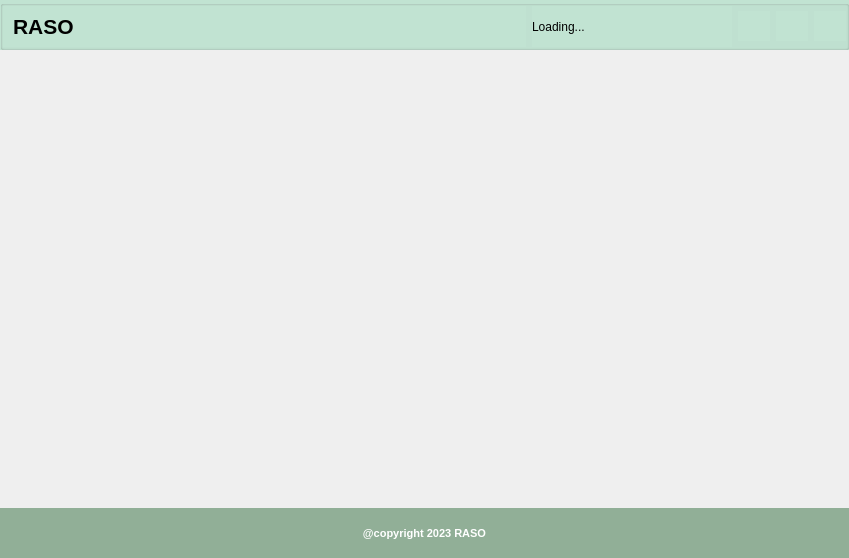
<?xml version="1.0" encoding="UTF-8"?>
<ui version="4.0">
 <class>MainWindow</class>
 <widget class="QMainWindow" name="MainWindow">
  <property name="geometry">
   <rect>
    <x>0</x>
    <y>0</y>
    <width>849</width>
    <height>558</height>
   </rect>
  </property>
  <property name="windowTitle">
   <string>MainWindow</string>
  </property>
  <property name="styleSheet">
   <string notr="true"/>
  </property>
  <widget class="QWidget" name="centralwidget">
   <layout class="QGridLayout" name="gridLayout">
    <property name="leftMargin">
     <number>0</number>
    </property>
    <property name="topMargin">
     <number>0</number>
    </property>
    <property name="rightMargin">
     <number>0</number>
    </property>
    <property name="bottomMargin">
     <number>0</number>
    </property>
    <item row="0" column="0">
     <widget class="QGroupBox" name="HeaderLayout">
      <property name="sizePolicy">
       <sizepolicy hsizetype="Preferred" vsizetype="Expanding">
        <horstretch>0</horstretch>
        <verstretch>0</verstretch>
       </sizepolicy>
      </property>
      <property name="minimumSize">
       <size>
        <width>0</width>
        <height>50</height>
       </size>
      </property>
      <property name="maximumSize">
       <size>
        <width>16777215</width>
        <height>50</height>
       </size>
      </property>
      <property name="styleSheet">
       <string notr="true">background-color : rgb(193, 227, 210);</string>
      </property>
      <layout class="QHBoxLayout" name="horizontalLayout">
       <property name="leftMargin">
        <number>0</number>
       </property>
       <property name="topMargin">
        <number>0</number>
       </property>
       <property name="rightMargin">
        <number>0</number>
       </property>
       <property name="bottomMargin">
        <number>0</number>
       </property>
       <item>
        <widget class="QLabel" name="label_Header">
         <property name="sizePolicy">
          <sizepolicy hsizetype="Expanding" vsizetype="Expanding">
           <horstretch>0</horstretch>
           <verstretch>0</verstretch>
          </sizepolicy>
         </property>
         <property name="minimumSize">
          <size>
           <width>0</width>
           <height>0</height>
          </size>
         </property>
         <property name="maximumSize">
          <size>
           <width>16777215</width>
           <height>16777215</height>
          </size>
         </property>
         <property name="font">
          <font>
           <pointsize>16</pointsize>
           <weight>75</weight>
           <bold>true</bold>
          </font>
         </property>
         <property name="mouseTracking">
          <bool>false</bool>
         </property>
         <property name="styleSheet">
          <string notr="true"> font-size:16pt; font-weight:600;</string>
         </property>
         <property name="text">
          <string>RASO</string>
         </property>
         <property name="scaledContents">
          <bool>false</bool>
         </property>
         <property name="alignment">
          <set>Qt::AlignLeading|Qt::AlignLeft|Qt::AlignVCenter</set>
         </property>
         <property name="margin">
          <number>0</number>
         </property>
         <property name="indent">
          <number>10</number>
         </property>
        </widget>
       </item>
       <item>
        <widget class="QLabel" name="connect_label">
         <property name="sizePolicy">
          <sizepolicy hsizetype="Expanding" vsizetype="Expanding">
           <horstretch>0</horstretch>
           <verstretch>0</verstretch>
          </sizepolicy>
         </property>
         <property name="maximumSize">
          <size>
           <width>200</width>
           <height>16777215</height>
          </size>
         </property>
         <property name="text">
          <string>Loading...</string>
         </property>
        </widget>
       </item>
       <item>
        <widget class="QPushButton" name="pushButton_Min">
         <property name="minimumSize">
          <size>
           <width>30</width>
           <height>30</height>
          </size>
         </property>
         <property name="styleSheet">
          <string notr="true">QPushButton {
	border-radius: 20px;
}

QPushButton:hover {
	background-color: white;
	border: 2px solid rgb(255, 255, 255);
}</string>
         </property>
         <property name="text">
          <string/>
         </property>
         <property name="icon">
          <iconset resource="UI/res.qrc">
           <normaloff>:/file/minimizeButton.png</normaloff>:/file/minimizeButton.png</iconset>
         </property>
        </widget>
       </item>
       <item>
        <widget class="QPushButton" name="pushButton_Max">
         <property name="minimumSize">
          <size>
           <width>30</width>
           <height>30</height>
          </size>
         </property>
         <property name="styleSheet">
          <string notr="true">QPushButton {
	border-radius: 20px;
}

QPushButton:hover {
	background-color: white;
	border: 2px solid rgb(255, 255, 255);
}</string>
         </property>
         <property name="text">
          <string/>
         </property>
         <property name="icon">
          <iconset resource="UI/res.qrc">
           <normaloff>:/file/maximizeButton.png</normaloff>:/file/maximizeButton.png</iconset>
         </property>
        </widget>
       </item>
       <item>
        <widget class="QPushButton" name="pushButton_close">
         <property name="minimumSize">
          <size>
           <width>30</width>
           <height>30</height>
          </size>
         </property>
         <property name="baseSize">
          <size>
           <width>0</width>
           <height>0</height>
          </size>
         </property>
         <property name="styleSheet">
          <string notr="true">QPushButton {
	border-radius: 20px;
}

QPushButton:hover {
	background-color: white;
	border: 2px solid rgb(255, 255, 255);
}</string>
         </property>
         <property name="text">
          <string/>
         </property>
         <property name="icon">
          <iconset resource="UI/res.qrc">
           <normaloff>:/file/closeButton.png</normaloff>:/file/closeButton.png</iconset>
         </property>
        </widget>
       </item>
      </layout>
     </widget>
    </item>
    <item row="1" column="0">
     <widget class="QStackedWidget" name="stackedWidget"/>
    </item>
    <item row="2" column="0">
     <widget class="QLabel" name="label_Footer">
      <property name="sizePolicy">
       <sizepolicy hsizetype="Preferred" vsizetype="Expanding">
        <horstretch>0</horstretch>
        <verstretch>0</verstretch>
       </sizepolicy>
      </property>
      <property name="minimumSize">
       <size>
        <width>0</width>
        <height>50</height>
       </size>
      </property>
      <property name="maximumSize">
       <size>
        <width>16777215</width>
        <height>50</height>
       </size>
      </property>
      <property name="styleSheet">
       <string notr="true">color: white;
background-color : rgb(145, 175, 151);
font-size:8pt;
font-weight:600;
</string>
      </property>
      <property name="text">
       <string>@copyright 2023 RASO</string>
      </property>
      <property name="alignment">
       <set>Qt::AlignCenter</set>
      </property>
     </widget>
    </item>
   </layout>
  </widget>
 </widget>
 <resources>
  <include location="UI/res.qrc"/>
 </resources>
 <connections/>
</ui>
